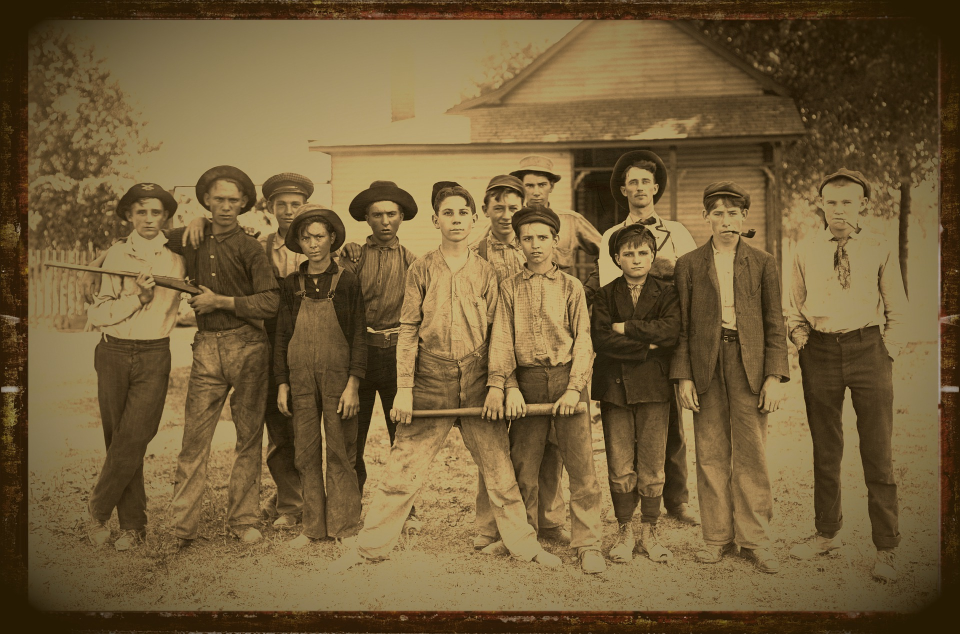
#> input picture openCV_practice/boys.jpg, 1920 x 1268 px (shown at 1/2 size)
$ python face.py
#> lines starting #> are read from the running program, lines starting #| are printed output that depends on the picture; after the words box and inside, x2 and y2 are one past the last pixel; in counts of white or black regions, pixels touching at a corner belong together
#Face detection using OpenCV

import cv2 as cv

#img = cv.imread('people.jpg')
img = cv.imread('boys.jpg')
#> img is the input picture: shape (1268, 1920, 3); mean B, G, R 58.2, 94.9, 116.1
resized = cv.resize(img, (800, 600))
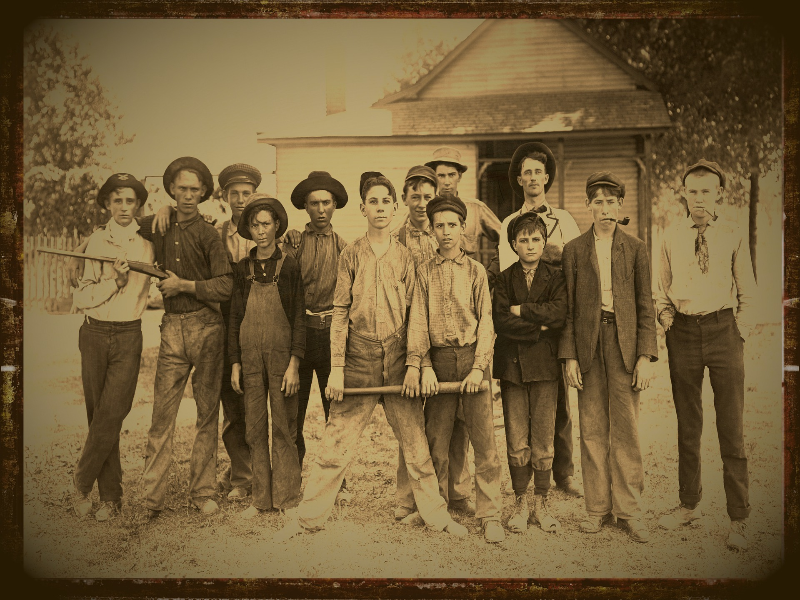
#> resized: shape (600, 800, 3); mean B, G, R 58.1, 94.8, 116

cv.imshow('Original', resized)
cv.waitKey(0)


gray = cv.cvtColor(resized, cv.COLOR_BGR2GRAY)
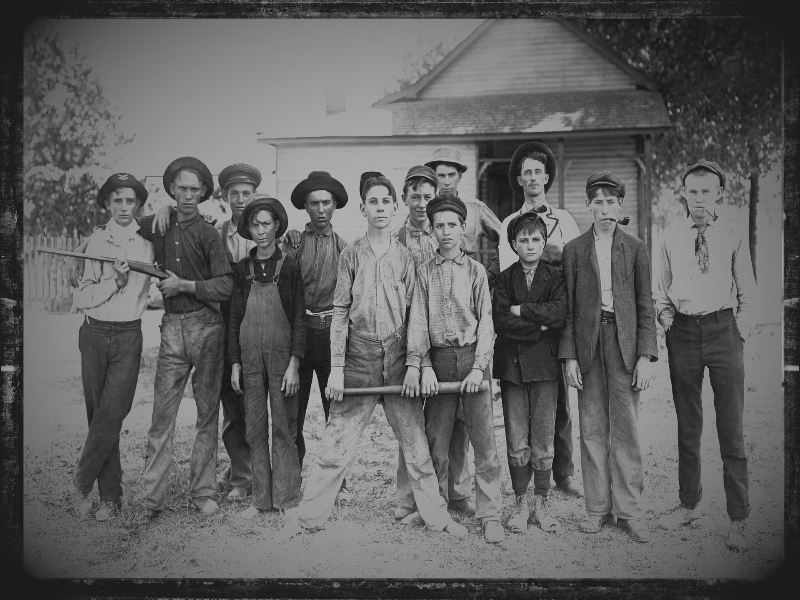
#> gray: shape (600, 800); min 16, max 191, mean 96.9
cv.imshow('Gray', gray)

cv.waitKey(0)

haar_cascade = cv.CascadeClassifier('haar_face.xml')

face_rect = haar_cascade.detectMultiScale(gray, scaleFactor=1.2, minNeighbors=3)
#> face_rect = [[516, 159, 34, 34], [433, 164, 28, 28], [227, 183, 29, 29], [305, 190, 32, 32], [245, 212, 33, 33], [426, 210, 41, 41], [172, 177, 32, 32], [683, 178, 35, 35], [104, 186, 40, 40], [357, 183, 48, 48], [514, 227, 35, 35], [471, 477, 52, 52]]


print(f'Number of faces found = {len(face_rect)}')
#| Number of faces found = 12


for (x, y, w, h) in face_rect:
    cv.rectangle(resized, (x, y), (x+w, y+h), (0, 255, 0), 2)
#> this loop made 12 passes
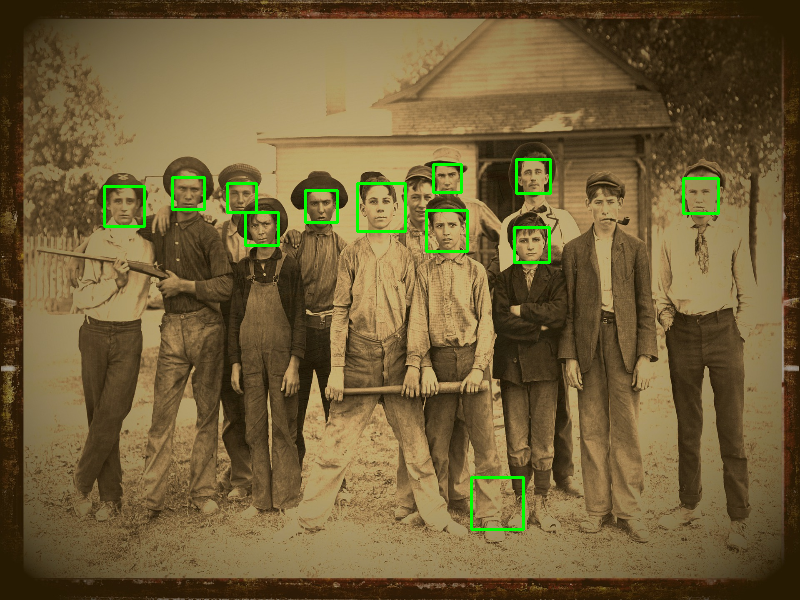
#> resized: shape (600, 800, 3); 1.08% of pixels changed, all inside (x1, y1, x2, y2) = (103, 158, 720, 531)


cv.imshow('Faces found', resized)
cv.waitKey(0)

cv.destroyAllWindows

$ run again, with openCV_practice/people.jpg copied over openCV_practice/boys.jpg
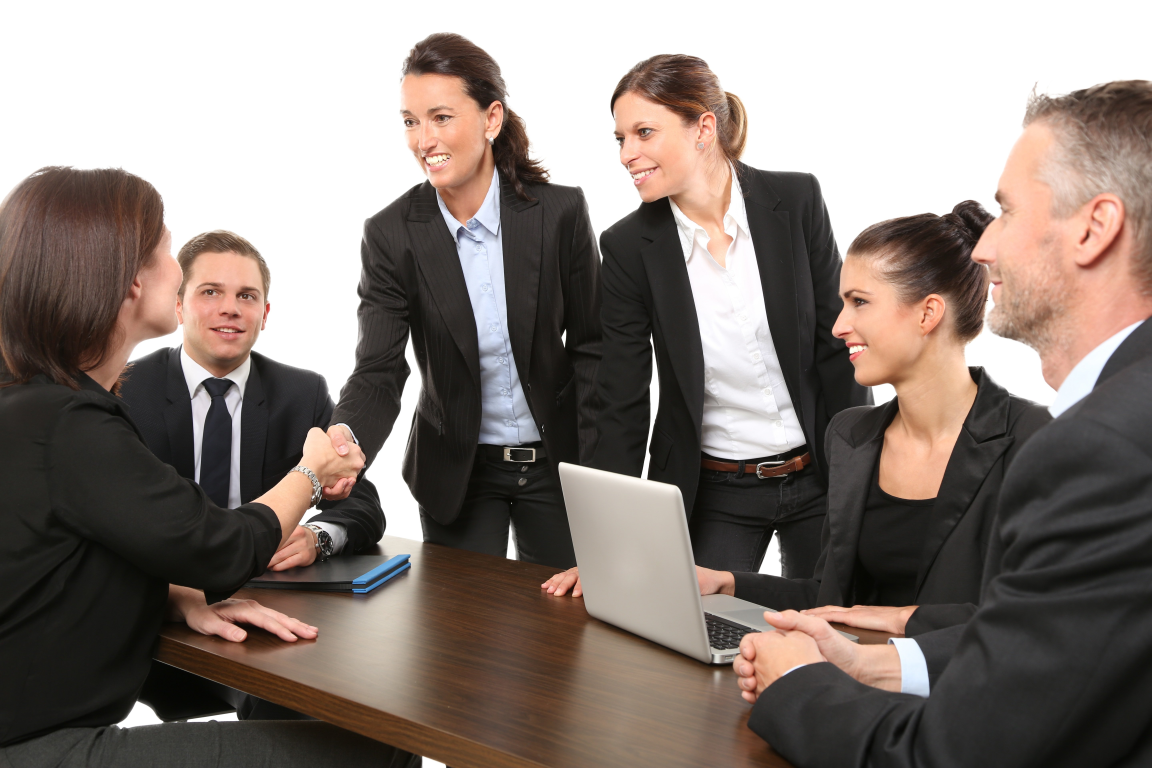
#> input picture openCV_practice/people.jpg, 5760 x 3840 px (shown at 1/5 size)
#> img is the input picture: shape (3840, 5760, 3); mean B, G, R 118.6, 124.8, 135.8
#> `gray = cv.cvtColor(resized, cv.COLOR_BGR2GRAY)`:
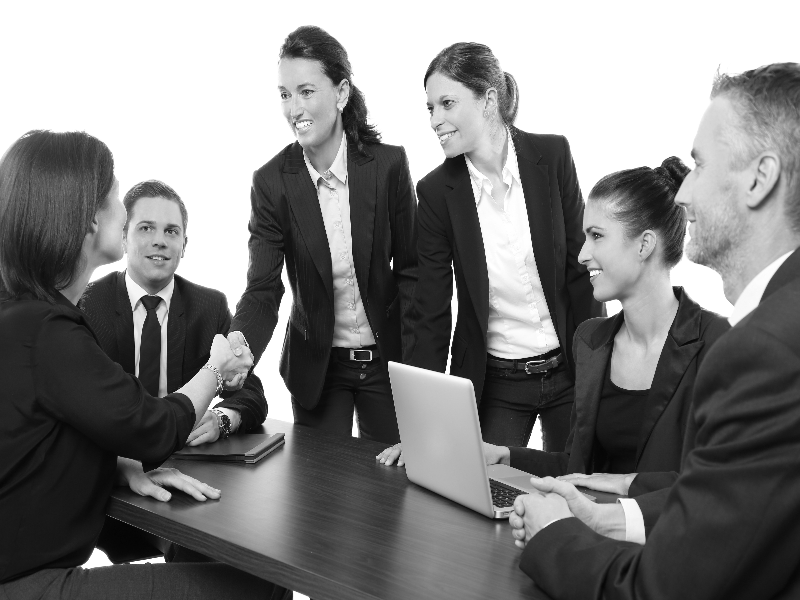
#> gray: shape (600, 800); min 4, max 255, mean 127.3
#> face_rect = [[264, 64, 74, 74], [123, 201, 72, 72], [564, 201, 89, 89], [528, 197, 107, 107]]
#| Number of faces found = 4
#> the loop `for (x, y, w, h) in face_rect:` made 4 passes
#> after the loop `for (x, y, w, h) in face_rect:`:
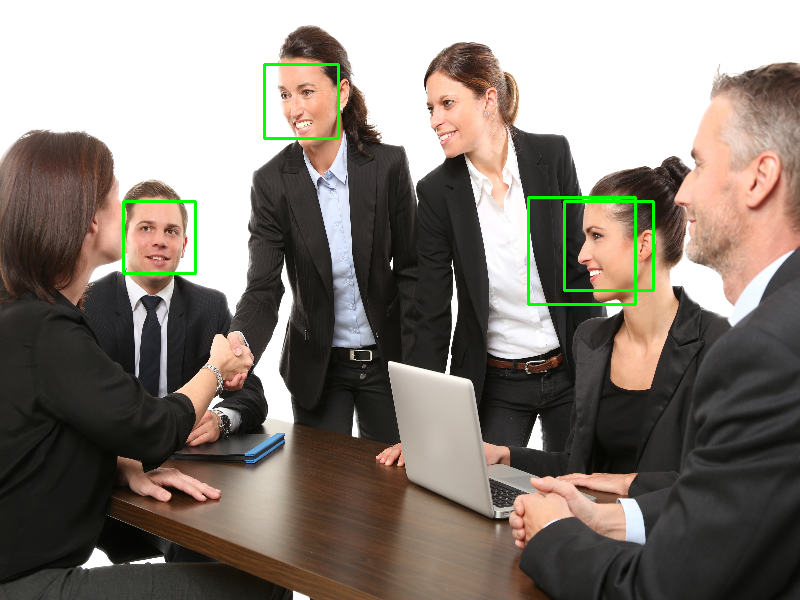
#> resized: shape (600, 800, 3); mean B, G, R 117.5, 125.6, 134.3

$ run again, with openCV_practice/cat.JPG copied over openCV_practice/boys.jpg
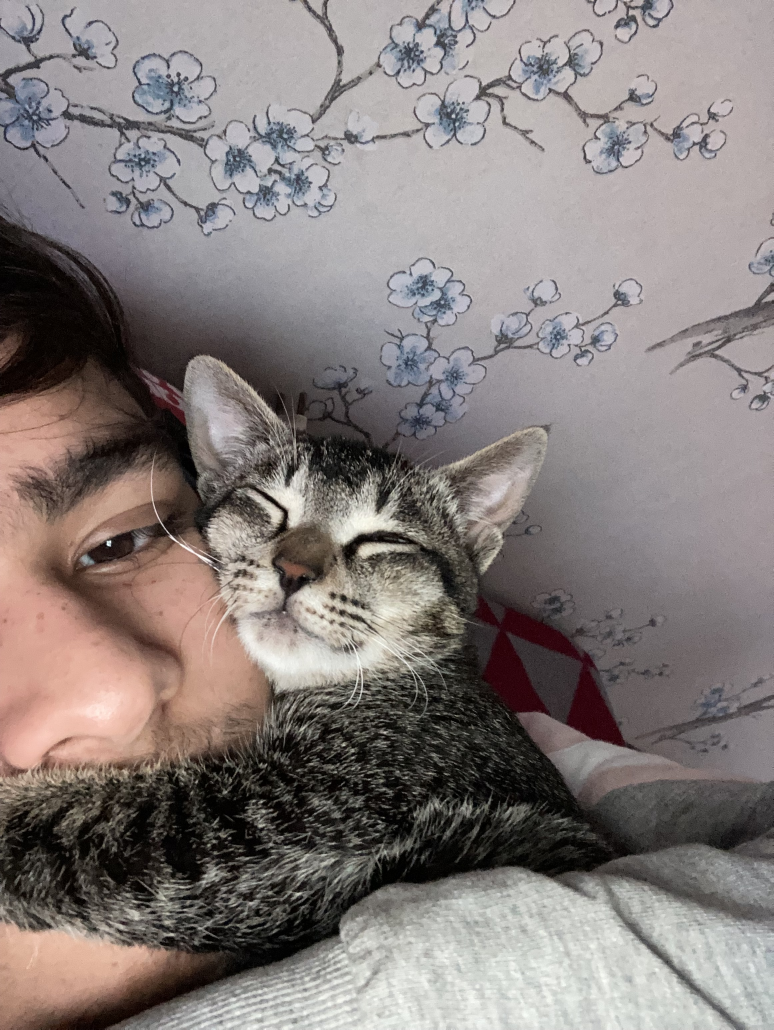
#> input picture openCV_practice/cat.JPG, 2320 x 3088 px (shown at 1/3 size)
#> img is the input picture: shape (3088, 2320, 3); mean B, G, R 123.1, 125.1, 133.3
#> `gray = cv.cvtColor(resized, cv.COLOR_BGR2GRAY)`:
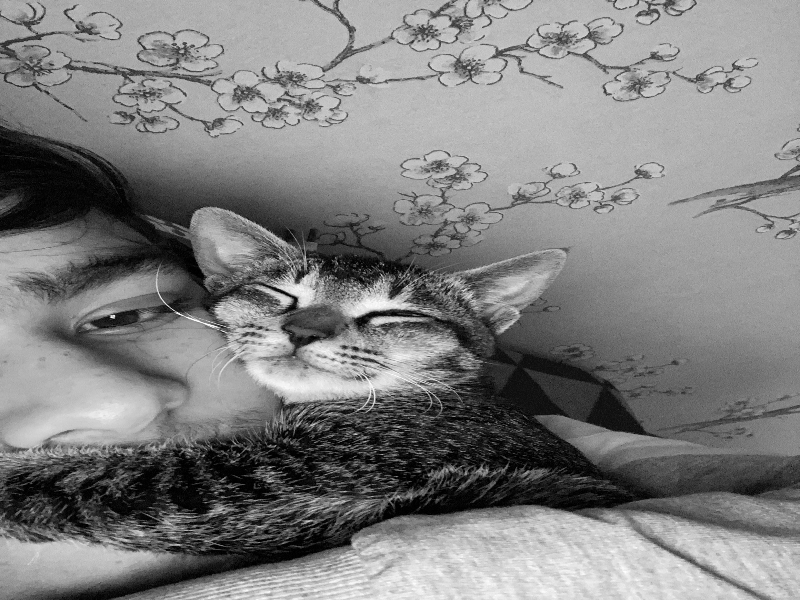
#> gray: shape (600, 800); min 0, max 254, mean 127.2
#> face_rect = [[610, 346, 63, 63]]
#| Number of faces found = 1
#> the loop `for (x, y, w, h) in face_rect:` made 1 pass
#> after the loop `for (x, y, w, h) in face_rect:`:
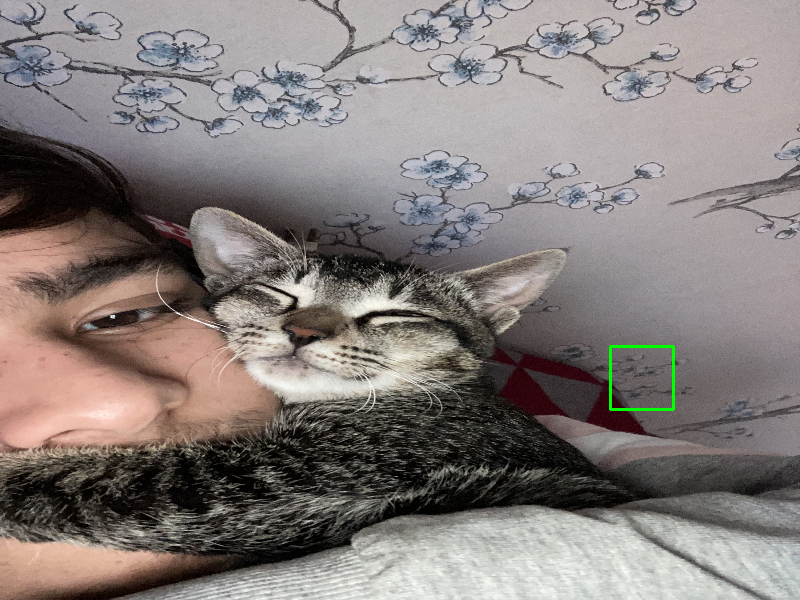
#> resized: shape (600, 800, 3); mean B, G, R 122.8, 125.2, 133.1

$ run again, with openCV_practice/church.jpg copied over openCV_practice/boys.jpg
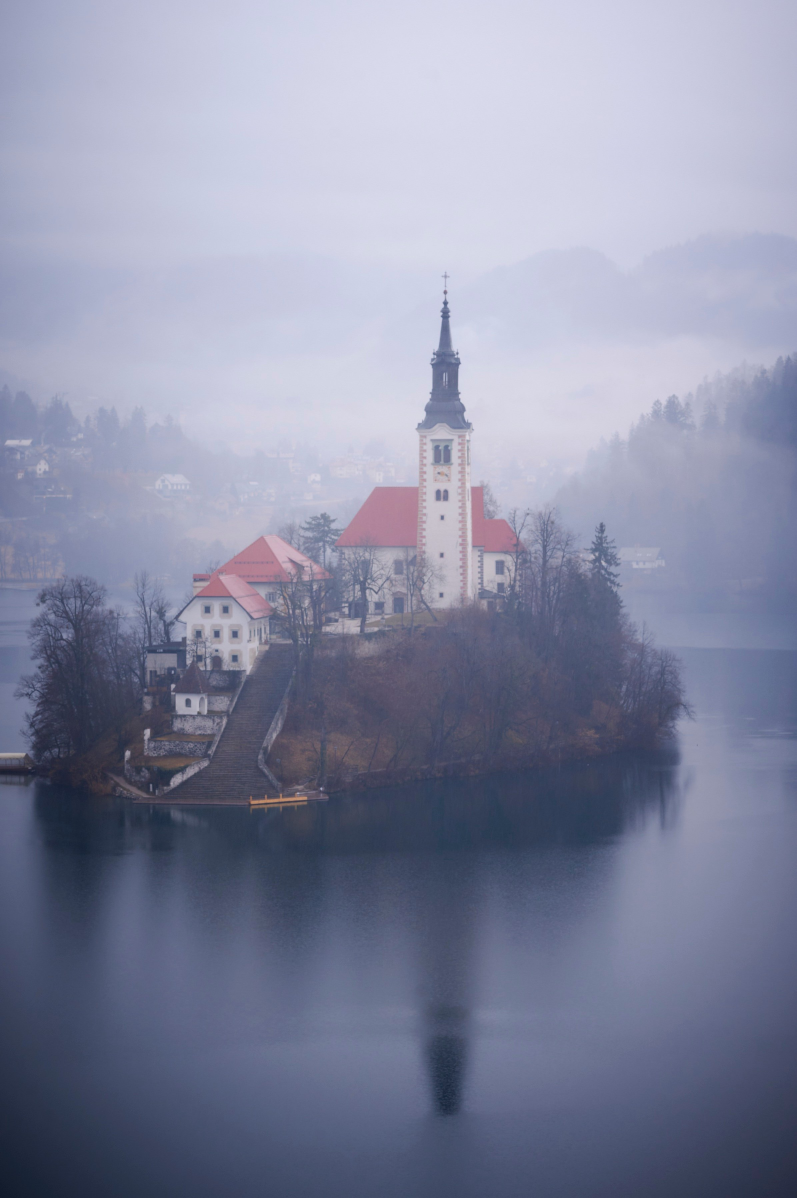
#> input picture openCV_practice/church.jpg, 2390 x 3593 px (shown at 1/3 size)
#> img is the input picture: shape (3593, 2390, 3); mean B, G, R 162.9, 139.1, 135
#> `resized = cv.resize(img, (800, 600))`:
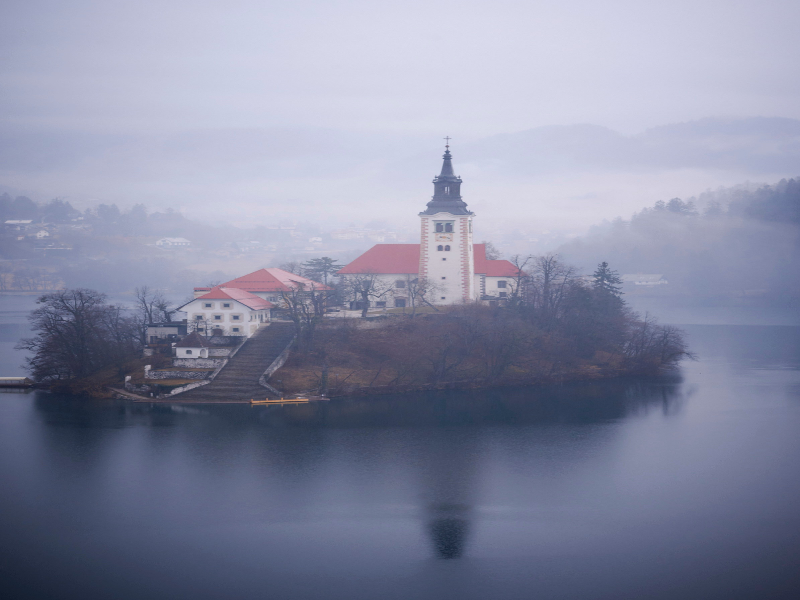
#> resized: shape (600, 800, 3); mean B, G, R 162.8, 139, 134.9
#> `gray = cv.cvtColor(resized, cv.COLOR_BGR2GRAY)`:
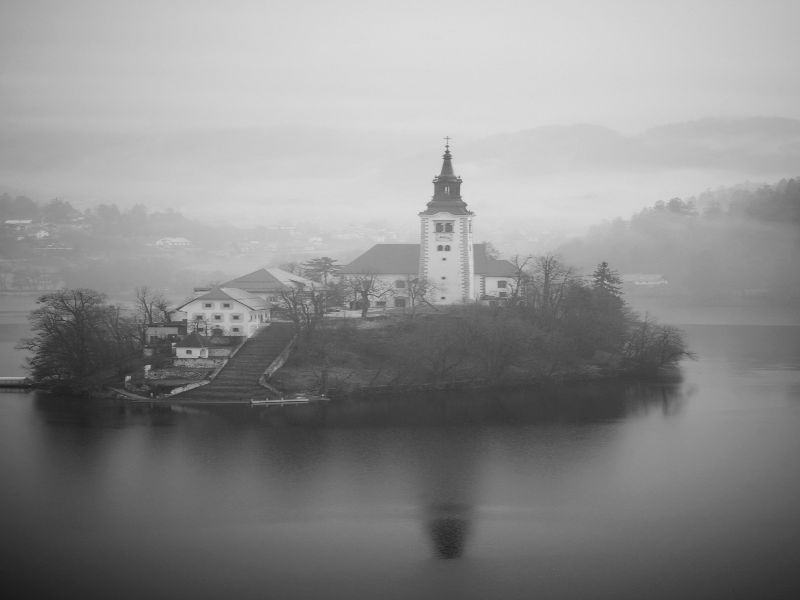
#> gray: shape (600, 800); min 23, max 223, mean 140.5
#> face_rect = ()
#| Number of faces found = 0
